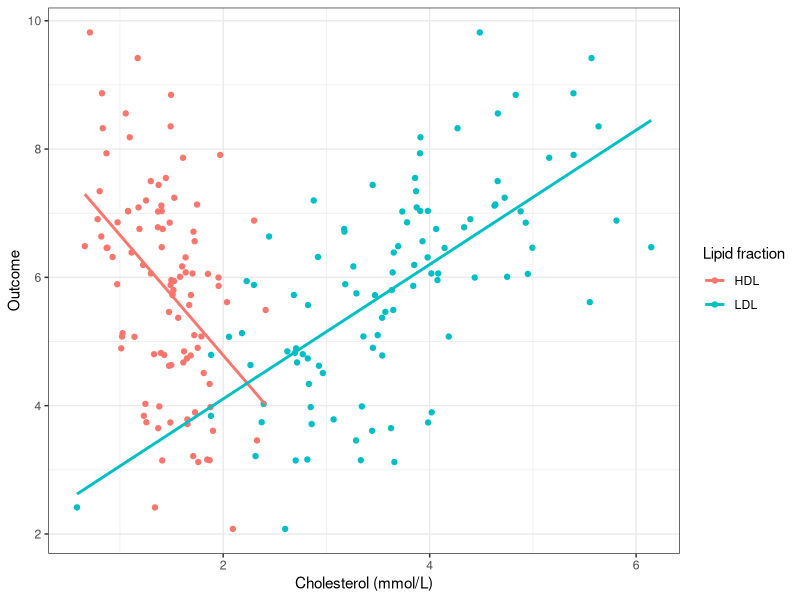

Here is the R script that generated this plot:
library(ggplot2)

#Simulate data

N<-100

LDL<-rnorm(N,3.55593,0.8708)
HDL<-rnorm(N,1.45051,0.383054)
outcome<-5 + 1*LDL + (-2)*HDL + rnorm(N,0,1)

data<-data.frame(c(LDL,HDL),rep(outcome,2),c(rep("LDL",N),rep("HDL",N)))
names(data)<-c("mmol","outcome","lipid_type")

ldl.mod<-lm(outcome ~ mmol, data=data[data$lipid_type=="LDL",])
hdl.mod<-lm(outcome ~ mmol, data=data[data$lipid_type=="HDL",])

mregplot<-ggplot(data, aes(x=mmol, y=outcome,color = lipid_type)) +
  geom_point()+
  geom_smooth(method=lm, se=FALSE, fullrange=F)+
    xlab("Cholesterol (mmol/L)")+
    ylab("Outcome")+
    labs(color="Lipid fraction")+theme_bw()

png(filename = "Mreg_example.png",
    width = 1920 , height = 1500, units = "px", res=300,
    bg = "white")

mregplot

dev.off()
